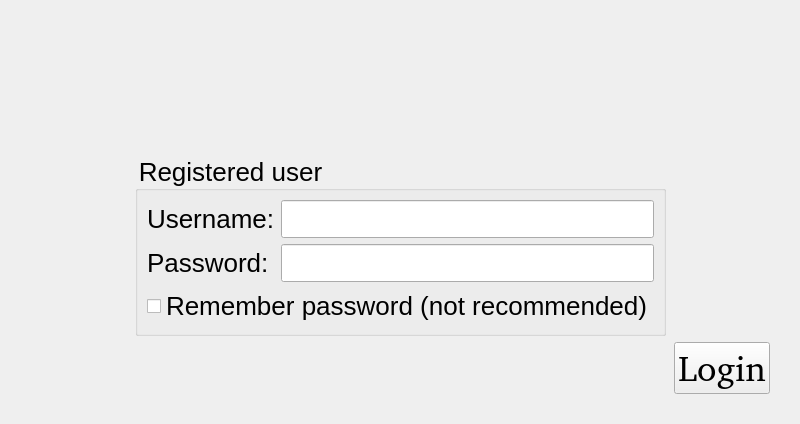
<?xml version="1.0" encoding="UTF-8"?>
<ui version="4.0">
 <class>internetGameLoginDialog</class>
 <widget class="QDialog" name="internetGameLoginDialog">
  <property name="geometry">
   <rect>
    <x>0</x>
    <y>0</y>
    <width>800</width>
    <height>424</height>
   </rect>
  </property>
  <property name="sizePolicy">
   <sizepolicy hsizetype="MinimumExpanding" vsizetype="MinimumExpanding">
    <horstretch>0</horstretch>
    <verstretch>0</verstretch>
   </sizepolicy>
  </property>
  <property name="minimumSize">
   <size>
    <width>800</width>
    <height>424</height>
   </size>
  </property>
  <property name="windowTitle">
   <string>Internet Game Login</string>
  </property>
  <property name="styleSheet">
   <string notr="true">QObject{font: 26px}</string>
  </property>
  <layout class="QGridLayout" name="gridLayout_2">
   <property name="leftMargin">
    <number>30</number>
   </property>
   <property name="topMargin">
    <number>10</number>
   </property>
   <property name="rightMargin">
    <number>30</number>
   </property>
   <property name="bottomMargin">
    <number>30</number>
   </property>
   <item row="1" column="1">
    <widget class="QGroupBox" name="groupBox_reguser">
     <property name="styleSheet">
      <string notr="true"/>
     </property>
     <property name="title">
      <string>Registered user</string>
     </property>
     <property name="checkable">
      <bool>false</bool>
     </property>
     <layout class="QGridLayout" name="gridLayout">
      <item row="0" column="0">
       <widget class="QLabel" name="label">
        <property name="text">
         <string>Username:</string>
        </property>
        <property name="buddy">
         <cstring>lineEdit_username</cstring>
        </property>
       </widget>
      </item>
      <item row="0" column="1">
       <widget class="QLineEdit" name="lineEdit_username">
        <property name="inputMethodHints">
         <set>Qt::ImhNoPredictiveText</set>
        </property>
       </widget>
      </item>
      <item row="1" column="0">
       <widget class="QLabel" name="label_2">
        <property name="text">
         <string>Password:</string>
        </property>
        <property name="buddy">
         <cstring>lineEdit_password</cstring>
        </property>
       </widget>
      </item>
      <item row="1" column="1">
       <widget class="QLineEdit" name="lineEdit_password">
        <property name="echoMode">
         <enum>QLineEdit::Password</enum>
        </property>
       </widget>
      </item>
      <item row="2" column="0" colspan="2">
       <widget class="QCheckBox" name="checkBox_rememberPassword">
        <property name="text">
         <string>Remember password (not recommended)</string>
        </property>
       </widget>
      </item>
     </layout>
    </widget>
   </item>
   <item row="2" column="0" colspan="3">
    <layout class="QHBoxLayout" name="horizontalLayout">
     <item>
      <widget class="QLabel" name="label_createAnAccount">
       <property name="styleSheet">
        <string notr="true">font: bold 30px</string>
       </property>
       <property name="openExternalLinks">
        <bool>true</bool>
       </property>
      </widget>
     </item>
     <item>
      <spacer name="horizontalSpacer">
       <property name="orientation">
        <enum>Qt::Horizontal</enum>
       </property>
       <property name="sizeHint" stdset="0">
        <size>
         <width>40</width>
         <height>20</height>
        </size>
       </property>
      </spacer>
     </item>
     <item>
      <widget class="QPushButton" name="pushButton_login">
       <property name="styleSheet">
        <string notr="true">QObject{font: 36px, }</string>
       </property>
       <property name="text">
        <string>Login</string>
       </property>
       <property name="icon">
        <iconset resource="../resources/pokerth.qrc">
         <normaloff>:/gfx/dialog_ok_apply.png</normaloff>:/gfx/dialog_ok_apply.png</iconset>
       </property>
       <property name="iconSize">
        <size>
         <width>32</width>
         <height>32</height>
        </size>
       </property>
       <property name="autoDefault">
        <bool>false</bool>
       </property>
      </widget>
     </item>
    </layout>
   </item>
   <item row="1" column="0">
    <spacer name="horizontalSpacer_2">
     <property name="orientation">
      <enum>Qt::Horizontal</enum>
     </property>
     <property name="sizeHint" stdset="0">
      <size>
       <width>40</width>
       <height>20</height>
      </size>
     </property>
    </spacer>
   </item>
   <item row="1" column="2">
    <spacer name="horizontalSpacer_3">
     <property name="orientation">
      <enum>Qt::Horizontal</enum>
     </property>
     <property name="sizeHint" stdset="0">
      <size>
       <width>40</width>
       <height>20</height>
      </size>
     </property>
    </spacer>
   </item>
   <item row="0" column="1">
    <spacer name="verticalSpacer_3">
     <property name="orientation">
      <enum>Qt::Vertical</enum>
     </property>
     <property name="sizeHint" stdset="0">
      <size>
       <width>20</width>
       <height>40</height>
      </size>
     </property>
    </spacer>
   </item>
  </layout>
 </widget>
 <tabstops>
  <tabstop>lineEdit_username</tabstop>
  <tabstop>lineEdit_password</tabstop>
  <tabstop>checkBox_rememberPassword</tabstop>
  <tabstop>pushButton_login</tabstop>
 </tabstops>
 <resources>
  <include location="../resources/pokerth.qrc"/>
 </resources>
 <connections>
  <connection>
   <sender>pushButton_login</sender>
   <signal>clicked()</signal>
   <receiver>internetGameLoginDialog</receiver>
   <slot>accept()</slot>
   <hints>
    <hint type="sourcelabel">
     <x>176</x>
     <y>180</y>
    </hint>
    <hint type="destinationlabel">
     <x>284</x>
     <y>216</y>
    </hint>
   </hints>
  </connection>
 </connections>
</ui>
